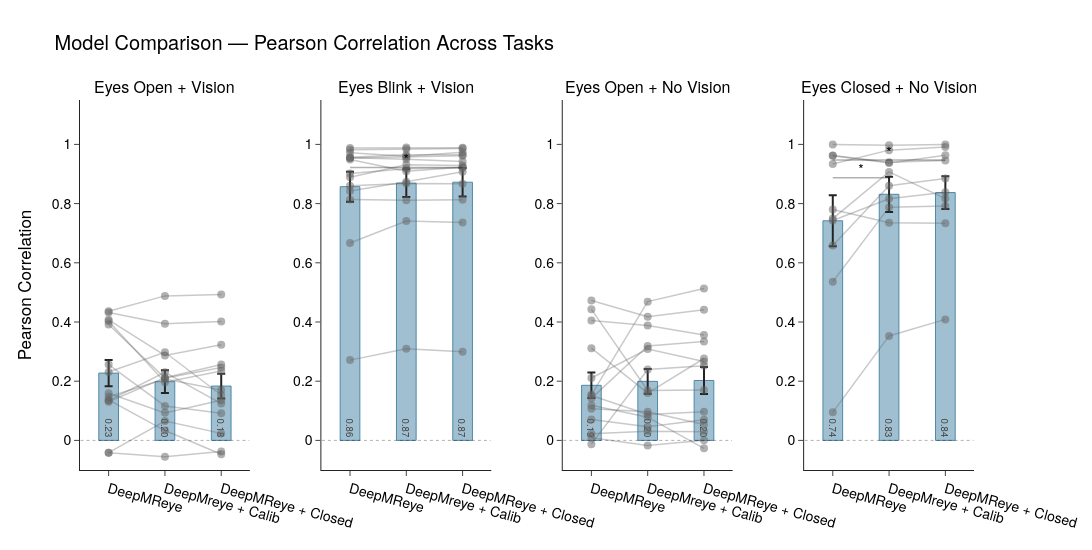

The code cell stored with this chart in its notebook:
### Code cell
import plotly.graph_objects as go
from plotly.subplots import make_subplots
import numpy as np

model_order = ["pretrained", "calib", "closed"]
x_positions = [0, 1, 2]
bar_width = 0.35
bar_color = 'rgba(66, 129, 164, 0.5)'

task_titles = {
    "task_1": "Eyes Open + Vision",
    "task_2": "Eyes Blink + Vision",
    "task_3": "Eyes Open + No Vision",
    "task_4": "Eyes Closed + No Vision"
}

model_name_map = {
    "pretrained": "DeepMReye",
    "closed": "DeepMReye + Closed", 
    "calib": "DeepMreye + Calib"
}

task_list = list(task_titles.keys())
n_tasks = len(task_list)

fig = make_subplots(
    rows=1, cols=n_tasks,
    subplot_titles=[task_titles[t] for t in task_list],
    horizontal_spacing=0.08
)

for col, task in enumerate(task_list, start=1):

    subset = df_accuracies[df_accuracies["task"] == task]

    df_pivot = subset.pivot_table(
        index="subject", columns="model", values="corr"
    )[model_order].dropna()

    means = df_pivot.mean()
    stderrs = df_pivot.sem()

    # Bars
    fig.add_trace(go.Bar(
        x=x_positions,
        y=means[model_order].values,
        error_y=dict(type='data', array=stderrs[model_order].values),
        text=[f"{v:.2f}" for v in means[model_order].values],
        textposition="inside",
        insidetextanchor="start",
        marker_color=bar_color,
        marker_line=dict(color=bar_color.replace('0.5', '0.9'), width=1),
        width=bar_width,
        showlegend=False,
    ), row=1, col=col)

    # Subject lines
    for subject, row_data in df_pivot.iterrows():
        fig.add_trace(go.Scatter(
            x=x_positions,
            y=[row_data[m] for m in model_order],
            mode='lines+markers',
            line=dict(color='rgba(100, 100, 100, 0.35)', width=1.5),
            marker=dict(size=8, color='rgba(100, 100, 100, 0.5)'),
            showlegend=False,
        ), row=1, col=col)

    # Significance markers
    sig_df_corr["task"] = sig_df_corr["task"].apply(lambda x: x[0] if isinstance(x, tuple) else x)
    pair_count = 0
    for m1_i in range(len(model_order)):
        for m2_i in range(m1_i + 1, len(model_order)):
            model_a = model_order[m1_i]
            model_b = model_order[m2_i]

            sig_row = sig_df_corr[
                (sig_df_corr.task == task) &
                (
                    ((sig_df_corr.model_a == model_a) & (sig_df_corr.model_b == model_b)) |
                    ((sig_df_corr.model_a == model_b) & (sig_df_corr.model_b == model_a))
                )
            ]

            if not sig_row.empty and sig_row.iloc[0].p_value < 0.05:
                max_y = means[model_order].max()
                line_y = max_y + 0.05 + pair_count * 0.06  # scaled for 0-1 range

                fig.add_shape(
                    type="line",
                    x0=x_positions[m1_i],
                    x1=x_positions[m2_i],
                    y0=line_y, y1=line_y,
                    line=dict(color="black", width=1.5),
                    row=1, col=col
                )
                fig.add_trace(go.Scatter(
                    x=[(x_positions[m1_i] + x_positions[m2_i]) / 2],
                    y=[line_y + 0.02],
                    text=["*"],
                    mode="text",
                    showlegend=False
                ), row=1, col=col)

                pair_count += 1

    fig.update_yaxes(
        range=[-0.1, 1.15],
        title_text="Pearson Correlation" if col == 1 else "",
        row=1, col=col
    )
    fig.update_xaxes(
        tickvals=x_positions,
        ticktext=[model_name_map[m] for m in model_order],
        tickangle=15,
        row=1, col=col
    )

    # Chance line at r=0
    fig.add_shape(
        type="line",
        x0=-0.5, x1=len(model_order) - 0.5,
        y0=0, y1=0,
        line=dict(color="black", width=1, dash="dot"),
        row=1, col=col
    )

fig.update_layout(
    height=550,
    width=300 * n_tasks + 100,
    title_text="Model Comparison — Pearson Correlation Across Tasks",
    template="simple_white",
    showlegend=False,
    font=dict(family="Helvetica Neue", size=14, color="black"),
)

fig.show()

### Figure 1 — Plotly figure (JSON) as saved in the notebook; plotly's stock layout.template omitted (floating-point values rounded to 4 significant figures)
{"data": [{"error_y": {"array": [0.04438, 0.03841, 0.04175], "type": "data"}, "insidetextanchor": "start", "marker": {"color": "rgba(66, 129, 164, 0.5)", "line": {"color": "rgba(66, 129, 164, 0.9)", "width": 1}}, "showlegend": false, "text": ["0.23", "0.20", "0.18"], "textposition": "inside", "type": "bar", "width": 0.35, "x": [0, 1, 2], "xaxis": "x", "y": [0.2274, 0.1983, 0.1836], "yaxis": "y"}, {"line": {"color": "rgba(100, 100, 100, 0.35)", "width": 1.5}, "marker": {"color": "rgba(100, 100, 100, 0.5)", "size": 8}, "mode": "lines+markers", "showlegend": false, "type": "scatter", "x": [0, 1, 2], "xaxis": "x", "y": [-0.04158, 0.06534, 0.02371], "yaxis": "y"}, {"line": {"color": "rgba(100, 100, 100, 0.35)", "width": 1.5}, "marker": {"color": "rgba(100, 100, 100, 0.5)", "size": 8}, "mode": "lines+markers", "showlegend": false, "type": "scatter", "x": [0, 1, 2], "xaxis": "x", "y": [0.2562, 0.1164, 0.09186], "yaxis": "y"}, {"line": {"color": "rgba(100, 100, 100, 0.35)", "width": 1.5}, "marker": {"color": "rgba(100, 100, 100, 0.5)", "size": 8}, "mode": "lines+markers", "showlegend": false, "type": "scatter", "x": [0, 1, 2], "xaxis": "x", "y": [0.4074, 0.2871, 0.323], "yaxis": "y"}, {"line": {"color": "rgba(100, 100, 100, 0.35)", "width": 1.5}, "marker": {"color": "rgba(100, 100, 100, 0.5)", "size": 8}, "mode": "lines+markers", "showlegend": false, "type": "scatter", "x": [0, 1, 2], "xaxis": "x", "y": [0.1594, 0.093, 0.1356], "yaxis": "y"}, {"line": {"color": "rgba(100, 100, 100, 0.35)", "width": 1.5}, "marker": {"color": "rgba(100, 100, 100, 0.5)", "size": 8}, "mode": "lines+markers", "showlegend": false, "type": "scatter", "x": [0, 1, 2], "xaxis": "x", "y": [0.1305, 0.2119, 0.2563], "yaxis": "y"}, {"line": {"color": "rgba(100, 100, 100, 0.35)", "width": 1.5}, "marker": {"color": "rgba(100, 100, 100, 0.5)", "size": 8}, "mode": "lines+markers", "showlegend": false, "type": "scatter", "x": [0, 1, 2], "xaxis": "x", "y": [0.4322, 0.3943, 0.4019], "yaxis": "y"}, {"line": {"color": "rgba(100, 100, 100, 0.35)", "width": 1.5}, "marker": {"color": "rgba(100, 100, 100, 0.5)", "size": 8}, "mode": "lines+markers", "showlegend": false, "type": "scatter", "x": [0, 1, 2], "xaxis": "x", "y": [0.137, 0.0333, -0.04665], "yaxis": "y"}, {"line": {"color": "rgba(100, 100, 100, 0.35)", "width": 1.5}, "marker": {"color": "rgba(100, 100, 100, 0.5)", "size": 8}, "mode": "lines+markers", "showlegend": false, "type": "scatter", "x": [0, 1, 2], "xaxis": "x", "y": [0.1473, 0.2072, 0.1707], "yaxis": "y"}, {"line": {"color": "rgba(100, 100, 100, 0.35)", "width": 1.5}, "marker": {"color": "rgba(100, 100, 100, 0.5)", "size": 8}, "mode": "lines+markers", "showlegend": false, "type": "scatter", "x": [0, 1, 2], "xaxis": "x", "y": [0.4366, 0.4882, 0.4926], "yaxis": "y"}, {"line": {"color": "rgba(100, 100, 100, 0.35)", "width": 1.5}, "marker": {"color": "rgba(100, 100, 100, 0.5)", "size": 8}, "mode": "lines+markers", "showlegend": false, "type": "scatter", "x": [0, 1, 2], "xaxis": "x", "y": [0.231, 0.2978, 0.1533], "yaxis": "y"}, {"line": {"color": "rgba(100, 100, 100, 0.35)", "width": 1.5}, "marker": {"color": "rgba(100, 100, 100, 0.5)", "size": 8}, "mode": "lines+markers", "showlegend": false, "type": "scatter", "x": [0, 1, 2], "xaxis": "x", "y": [0.3914, 0.2103, 0.2465], "yaxis": "y"}, {"line": {"color": "rgba(100, 100, 100, 0.35)", "width": 1.5}, "marker": {"color": "rgba(100, 100, 100, 0.5)", "size": 8}, "mode": "lines+markers", "showlegend": false, "type": "scatter", "x": [0, 1, 2], "xaxis": "x", "y": [0.1349, 0.2299, 0.1245], "yaxis": "y"}, {"line": {"color": "rgba(100, 100, 100, 0.35)", "width": 1.5}, "marker": {"color": "rgba(100, 100, 100, 0.5)", "size": 8}, "mode": "lines+markers", "showlegend": false, "type": "scatter", "x": [0, 1, 2], "xaxis": "x", "y": [0.4028, 0.1963, 0.2343], "yaxis": "y"}, {"line": {"color": "rgba(100, 100, 100, 0.35)", "width": 1.5}, "marker": {"color": "rgba(100, 100, 100, 0.5)", "size": 8}, "mode": "lines+markers", "showlegend": false, "type": "scatter", "x": [0, 1, 2], "xaxis": "x", "y": [-0.04161, -0.05511, -0.03773], "yaxis": "y"}, {"error_y": {"array": [0.05068, 0.04691, 0.04791], "type": "data"}, "insidetextanchor": "start", "marker": {"color": "rgba(66, 129, 164, 0.5)", "line": {"color": "rgba(66, 129, 164, 0.9)", "width": 1}}, "showlegend": false, "text": ["0.86", "0.87", "0.87"], "textposition": "inside", "type": "bar", "width": 0.35, "x": [0, 1, 2], "xaxis": "x2", "y": [0.8572, 0.8692, 0.8723], "yaxis": "y2"}, {"line": {"color": "rgba(100, 100, 100, 0.35)", "width": 1.5}, "marker": {"color": "rgba(100, 100, 100, 0.5)", "size": 8}, "mode": "lines+markers", "showlegend": false, "type": "scatter", "x": [0, 1, 2], "xaxis": "x2", "y": [0.8138, 0.8113, 0.8129], "yaxis": "y2"}, {"line": {"color": "rgba(100, 100, 100, 0.35)", "width": 1.5}, "marker": {"color": "rgba(100, 100, 100, 0.5)", "size": 8}, "mode": "lines+markers", "showlegend": false, "type": "scatter", "x": [0, 1, 2], "xaxis": "x2", "y": [0.9543, 0.9568, 0.9616], "yaxis": "y2"}, {"line": {"color": "rgba(100, 100, 100, 0.35)", "width": 1.5}, "marker": {"color": "rgba(100, 100, 100, 0.5)", "size": 8}, "mode": "lines+markers", "showlegend": false, "type": "scatter", "x": [0, 1, 2], "xaxis": "x2", "y": [0.9013, 0.9178, 0.9213], "yaxis": "y2"}, {"line": {"color": "rgba(100, 100, 100, 0.35)", "width": 1.5}, "marker": {"color": "rgba(100, 100, 100, 0.5)", "size": 8}, "mode": "lines+markers", "showlegend": false, "type": "scatter", "x": [0, 1, 2], "xaxis": "x2", "y": [0.9719, 0.9603, 0.9736], "yaxis": "y2"}, {"line": {"color": "rgba(100, 100, 100, 0.35)", "width": 1.5}, "marker": {"color": "rgba(100, 100, 100, 0.5)", "size": 8}, "mode": "lines+markers", "showlegend": false, "type": "scatter", "x": [0, 1, 2], "xaxis": "x2", "y": [0.8429, 0.8741, 0.9079], "yaxis": "y2"}, {"line": {"color": "rgba(100, 100, 100, 0.35)", "width": 1.5}, "marker": {"color": "rgba(100, 100, 100, 0.5)", "size": 8}, "mode": "lines+markers", "showlegend": false, "type": "scatter", "x": [0, 1, 2], "xaxis": "x2", "y": [0.2712, 0.3094, 0.2996], "yaxis": "y2"}, {"line": {"color": "rgba(100, 100, 100, 0.35)", "width": 1.5}, "marker": {"color": "rgba(100, 100, 100, 0.5)", "size": 8}, "mode": "lines+markers", "showlegend": false, "type": "scatter", "x": [0, 1, 2], "xaxis": "x2", "y": [0.8601, 0.8676, 0.8667], "yaxis": "y2"}, {"line": {"color": "rgba(100, 100, 100, 0.35)", "width": 1.5}, "marker": {"color": "rgba(100, 100, 100, 0.5)", "size": 8}, "mode": "lines+markers", "showlegend": false, "type": "scatter", "x": [0, 1, 2], "xaxis": "x2", "y": [0.6669, 0.7409, 0.7361], "yaxis": "y2"}, {"line": {"color": "rgba(100, 100, 100, 0.35)", "width": 1.5}, "marker": {"color": "rgba(100, 100, 100, 0.5)", "size": 8}, "mode": "lines+markers", "showlegend": false, "type": "scatter", "x": [0, 1, 2], "xaxis": "x2", "y": [0.8889, 0.9315, 0.9283], "yaxis": "y2"}, {"line": {"color": "rgba(100, 100, 100, 0.35)", "width": 1.5}, "marker": {"color": "rgba(100, 100, 100, 0.5)", "size": 8}, "mode": "lines+markers", "showlegend": false, "type": "scatter", "x": [0, 1, 2], "xaxis": "x2", "y": [0.9487, 0.9097, 0.9226], "yaxis": "y2"}, {"line": {"color": "rgba(100, 100, 100, 0.35)", "width": 1.5}, "marker": {"color": "rgba(100, 100, 100, 0.5)", "size": 8}, "mode": "lines+markers", "showlegend": false, "type": "scatter", "x": [0, 1, 2], "xaxis": "x2", "y": [0.9545, 0.9501, 0.9419], "yaxis": "y2"}, {"line": {"color": "rgba(100, 100, 100, 0.35)", "width": 1.5}, "marker": {"color": "rgba(100, 100, 100, 0.5)", "size": 8}, "mode": "lines+markers", "showlegend": false, "type": "scatter", "x": [0, 1, 2], "xaxis": "x2", "y": [0.9563, 0.9649, 0.9648], "yaxis": "y2"}, {"line": {"color": "rgba(100, 100, 100, 0.35)", "width": 1.5}, "marker": {"color": "rgba(100, 100, 100, 0.5)", "size": 8}, "mode": "lines+markers", "showlegend": false, "type": "scatter", "x": [0, 1, 2], "xaxis": "x2", "y": [0.9876, 0.9893, 0.989], "yaxis": "y2"}, {"line": {"color": "rgba(100, 100, 100, 0.35)", "width": 1.5}, "marker": {"color": "rgba(100, 100, 100, 0.5)", "size": 8}, "mode": "lines+markers", "showlegend": false, "type": "scatter", "x": [0, 1, 2], "xaxis": "x2", "y": [0.9822, 0.9848, 0.986], "yaxis": "y2"}, {"mode": "text", "showlegend": false, "text": ["*"], "type": "scatter", "x": [1], "xaxis": "x2", "y": [0.9423], "yaxis": "y2"}, {"error_y": {"array": [0.04312, 0.04212, 0.04583], "type": "data"}, "insidetextanchor": "start", "marker": {"color": "rgba(66, 129, 164, 0.5)", "line": {"color": "rgba(66, 129, 164, 0.9)", "width": 1}}, "showlegend": false, "text": ["0.19", "0.20", "0.20"], "textposition": "inside", "type": "bar", "width": 0.35, "x": [0, 1, 2], "xaxis": "x3", "y": [0.1861, 0.1995, 0.2025], "yaxis": "y3"}, {"line": {"color": "rgba(100, 100, 100, 0.35)", "width": 1.5}, "marker": {"color": "rgba(100, 100, 100, 0.5)", "size": 8}, "mode": "lines+markers", "showlegend": false, "type": "scatter", "x": [0, 1, 2], "xaxis": "x3", "y": [0.07052, 0.04636, 0.06984], "yaxis": "y3"}, {"line": {"color": "rgba(100, 100, 100, 0.35)", "width": 1.5}, "marker": {"color": "rgba(100, 100, 100, 0.5)", "size": 8}, "mode": "lines+markers", "showlegend": false, "type": "scatter", "x": [0, 1, 2], "xaxis": "x3", "y": [0.4725, 0.4177, 0.4417], "yaxis": "y3"}, {"line": {"color": "rgba(100, 100, 100, 0.35)", "width": 1.5}, "marker": {"color": "rgba(100, 100, 100, 0.5)", "size": 8}, "mode": "lines+markers", "showlegend": false, "type": "scatter", "x": [0, 1, 2], "xaxis": "x3", "y": [0.4051, 0.3883, 0.356], "yaxis": "y3"}, {"line": {"color": "rgba(100, 100, 100, 0.35)", "width": 1.5}, "marker": {"color": "rgba(100, 100, 100, 0.5)", "size": 8}, "mode": "lines+markers", "showlegend": false, "type": "scatter", "x": [0, 1, 2], "xaxis": "x3", "y": [0.1184, 0.07835, -0.02694], "yaxis": "y3"}, {"line": {"color": "rgba(100, 100, 100, 0.35)", "width": 1.5}, "marker": {"color": "rgba(100, 100, 100, 0.5)", "size": 8}, "mode": "lines+markers", "showlegend": false, "type": "scatter", "x": [0, 1, 2], "xaxis": "x3", "y": [-0.01266, 0.2395, 0.2521], "yaxis": "y3"}, {"line": {"color": "rgba(100, 100, 100, 0.35)", "width": 1.5}, "marker": {"color": "rgba(100, 100, 100, 0.5)", "size": 8}, "mode": "lines+markers", "showlegend": false, "type": "scatter", "x": [0, 1, 2], "xaxis": "x3", "y": [0.2109, 0.3089, 0.2666], "yaxis": "y3"}, {"line": {"color": "rgba(100, 100, 100, 0.35)", "width": 1.5}, "marker": {"color": "rgba(100, 100, 100, 0.5)", "size": 8}, "mode": "lines+markers", "showlegend": false, "type": "scatter", "x": [0, 1, 2], "xaxis": "x3", "y": [0.142, 0.3189, 0.3342], "yaxis": "y3"}, {"line": {"color": "rgba(100, 100, 100, 0.35)", "width": 1.5}, "marker": {"color": "rgba(100, 100, 100, 0.5)", "size": 8}, "mode": "lines+markers", "showlegend": false, "type": "scatter", "x": [0, 1, 2], "xaxis": "x3", "y": [0.008616, -0.0171, 0.0002126], "yaxis": "y3"}, {"line": {"color": "rgba(100, 100, 100, 0.35)", "width": 1.5}, "marker": {"color": "rgba(100, 100, 100, 0.5)", "size": 8}, "mode": "lines+markers", "showlegend": false, "type": "scatter", "x": [0, 1, 2], "xaxis": "x3", "y": [0.154, 0.4688, 0.5135], "yaxis": "y3"}, {"line": {"color": "rgba(100, 100, 100, 0.35)", "width": 1.5}, "marker": {"color": "rgba(100, 100, 100, 0.5)", "size": 8}, "mode": "lines+markers", "showlegend": false, "type": "scatter", "x": [0, 1, 2], "xaxis": "x3", "y": [0.1073, 0.09644, 0.05402], "yaxis": "y3"}, {"line": {"color": "rgba(100, 100, 100, 0.35)", "width": 1.5}, "marker": {"color": "rgba(100, 100, 100, 0.5)", "size": 8}, "mode": "lines+markers", "showlegend": false, "type": "scatter", "x": [0, 1, 2], "xaxis": "x3", "y": [0.3116, 0.1601, 0.2766], "yaxis": "y3"}, {"line": {"color": "rgba(100, 100, 100, 0.35)", "width": 1.5}, "marker": {"color": "rgba(100, 100, 100, 0.5)", "size": 8}, "mode": "lines+markers", "showlegend": false, "type": "scatter", "x": [0, 1, 2], "xaxis": "x3", "y": [0.1518, 0.0875, 0.09721], "yaxis": "y3"}, {"line": {"color": "rgba(100, 100, 100, 0.35)", "width": 1.5}, "marker": {"color": "rgba(100, 100, 100, 0.5)", "size": 8}, "mode": "lines+markers", "showlegend": false, "type": "scatter", "x": [0, 1, 2], "xaxis": "x3", "y": [0.4428, 0.1685, 0.1701], "yaxis": "y3"}, {"line": {"color": "rgba(100, 100, 100, 0.35)", "width": 1.5}, "marker": {"color": "rgba(100, 100, 100, 0.5)", "size": 8}, "mode": "lines+markers", "showlegend": false, "type": "scatter", "x": [0, 1, 2], "xaxis": "x3", "y": [0.02213, 0.03064, 0.02944], "yaxis": "y3"}, {"error_y": {"array": [0.08627, 0.05955, 0.05545], "type": "data"}, "insidetextanchor": "start", "marker": {"color": "rgba(66, 129, 164, 0.5)", "line": {"color": "rgba(66, 129, 164, 0.9)", "width": 1}}, "showlegend": false, "text": ["0.74", "0.83", "0.84"], "textposition": "inside", "type": "bar", "width": 0.35, "x": [0, 1, 2], "xaxis": "x4", "y": [0.7419, 0.8315, 0.8373], "yaxis": "y4"}, {"line": {"color": "rgba(100, 100, 100, 0.35)", "width": 1.5}, "marker": {"color": "rgba(100, 100, 100, 0.5)", "size": 8}, "mode": "lines+markers", "showlegend": false, "type": "scatter", "x": [0, 1, 2], "xaxis": "x4", "y": [0.7798, 0.7356, 0.7332], "yaxis": "y4"}, {"line": {"color": "rgba(100, 100, 100, 0.35)", "width": 1.5}, "marker": {"color": "rgba(100, 100, 100, 0.5)", "size": 8}, "mode": "lines+markers", "showlegend": false, "type": "scatter", "x": [0, 1, 2], "xaxis": "x4", "y": [1.0, 0.9968, 0.9994], "yaxis": "y4"}, {"line": {"color": "rgba(100, 100, 100, 0.35)", "width": 1.5}, "marker": {"color": "rgba(100, 100, 100, 0.5)", "size": 8}, "mode": "lines+markers", "showlegend": false, "type": "scatter", "x": [0, 1, 2], "xaxis": "x4", "y": [0.934, 0.9806, 0.991], "yaxis": "y4"}, {"line": {"color": "rgba(100, 100, 100, 0.35)", "width": 1.5}, "marker": {"color": "rgba(100, 100, 100, 0.5)", "size": 8}, "mode": "lines+markers", "showlegend": false, "type": "scatter", "x": [0, 1, 2], "xaxis": "x4", "y": [0.9624, 0.9396, 0.946], "yaxis": "y4"}, {"line": {"color": "rgba(100, 100, 100, 0.35)", "width": 1.5}, "marker": {"color": "rgba(100, 100, 100, 0.5)", "size": 8}, "mode": "lines+markers", "showlegend": false, "type": "scatter", "x": [0, 1, 2], "xaxis": "x4", "y": [0.09475, 0.353, 0.4088], "yaxis": "y4"}, {"line": {"color": "rgba(100, 100, 100, 0.35)", "width": 1.5}, "marker": {"color": "rgba(100, 100, 100, 0.5)", "size": 8}, "mode": "lines+markers", "showlegend": false, "type": "scatter", "x": [0, 1, 2], "xaxis": "x4", "y": [0.7493, 0.907, 0.8169], "yaxis": "y4"}, {"line": {"color": "rgba(100, 100, 100, 0.35)", "width": 1.5}, "marker": {"color": "rgba(100, 100, 100, 0.5)", "size": 8}, "mode": "lines+markers", "showlegend": false, "type": "scatter", "x": [0, 1, 2], "xaxis": "x4", "y": [0.6586, 0.8606, 0.8851], "yaxis": "y4"}, {"line": {"color": "rgba(100, 100, 100, 0.35)", "width": 1.5}, "marker": {"color": "rgba(100, 100, 100, 0.5)", "size": 8}, "mode": "lines+markers", "showlegend": false, "type": "scatter", "x": [0, 1, 2], "xaxis": "x4", "y": [0.7429, 0.8165, 0.8385], "yaxis": "y4"}, {"line": {"color": "rgba(100, 100, 100, 0.35)", "width": 1.5}, "marker": {"color": "rgba(100, 100, 100, 0.5)", "size": 8}, "mode": "lines+markers", "showlegend": false, "type": "scatter", "x": [0, 1, 2], "xaxis": "x4", "y": [0.5362, 0.788, 0.7915], "yaxis": "y4"}, {"line": {"color": "rgba(100, 100, 100, 0.35)", "width": 1.5}, "marker": {"color": "rgba(100, 100, 100, 0.5)", "size": 8}, "mode": "lines+markers", "showlegend": false, "type": "scatter", "x": [0, 1, 2], "xaxis": "x4", "y": [0.9615, 0.937, 0.9631], "yaxis": "y4"}, {"mode": "text", "showlegend": false, "text": ["*"], "type": "scatter", "x": [0.5], "xaxis": "x4", "y": [0.9073], "yaxis": "y4"}, {"mode": "text", "showlegend": false, "text": ["*"], "type": "scatter", "x": [1], "xaxis": "x4", "y": [0.9673], "yaxis": "y4"}], "layout": {"annotations": [{"font": {"size": 16}, "showarrow": false, "text": "Eyes Open + Vision", "x": 0.095, "xanchor": "center", "xref": "paper", "y": 1, "yanchor": "bottom", "yref": "paper"}, {"font": {"size": 16}, "showarrow": false, "text": "Eyes Blink + Vision", "x": 0.365, "xanchor": "center", "xref": "paper", "y": 1, "yanchor": "bottom", "yref": "paper"}, {"font": {"size": 16}, "showarrow": false, "text": "Eyes Open + No Vision", "x": 0.635, "xanchor": "center", "xref": "paper", "y": 1, "yanchor": "bottom", "yref": "paper"}, {"font": {"size": 16}, "showarrow": false, "text": "Eyes Closed + No Vision", "x": 0.905, "xanchor": "center", "xref": "paper", "y": 1, "yanchor": "bottom", "yref": "paper"}], "font": {"color": "black", "family": "Helvetica Neue", "size": 14}, "height": 550, "shapes": [{"line": {"color": "black", "dash": "dot", "width": 1}, "type": "line", "x0": -0.5, "x1": 2.5, "xref": "x", "y0": 0, "y1": 0, "yref": "y"}, {"line": {"color": "black", "width": 1.5}, "type": "line", "x0": 0, "x1": 2, "xref": "x2", "y0": 0.9223, "y1": 0.9223, "yref": "y2"}, {"line": {"color": "black", "dash": "dot", "width": 1}, "type": "line", "x0": -0.5, "x1": 2.5, "xref": "x2", "y0": 0, "y1": 0, "yref": "y2"}, {"line": {"color": "black", "dash": "dot", "width": 1}, "type": "line", "x0": -0.5, "x1": 2.5, "xref": "x3", "y0": 0, "y1": 0, "yref": "y3"}, {"line": {"color": "black", "width": 1.5}, "type": "line", "x0": 0, "x1": 1, "xref": "x4", "y0": 0.8873, "y1": 0.8873, "yref": "y4"}, {"line": {"color": "black", "width": 1.5}, "type": "line", "x0": 0, "x1": 2, "xref": "x4", "y0": 0.9473, "y1": 0.9473, "yref": "y4"}, {"line": {"color": "black", "dash": "dot", "width": 1}, "type": "line", "x0": -0.5, "x1": 2.5, "xref": "x4", "y0": 0, "y1": 0, "yref": "y4"}], "showlegend": false, "title": {"text": "Model Comparison — Pearson Correlation Across Tasks"}, "width": 1300, "xaxis": {"anchor": "y", "domain": [0, 0.19], "tickangle": 15, "ticktext": ["DeepMReye", "DeepMreye + Calib", "DeepMReye + Closed"], "tickvals": [0, 1, 2]}, "xaxis2": {"anchor": "y2", "domain": [0.27, 0.46], "tickangle": 15, "ticktext": ["DeepMReye", "DeepMreye + Calib", "DeepMReye + Closed"], "tickvals": [0, 1, 2]}, "xaxis3": {"anchor": "y3", "domain": [0.54, 0.73], "tickangle": 15, "ticktext": ["DeepMReye", "DeepMreye + Calib", "DeepMReye + Closed"], "tickvals": [0, 1, 2]}, "xaxis4": {"anchor": "y4", "domain": [0.81, 1], "tickangle": 15, "ticktext": ["DeepMReye", "DeepMreye + Calib", "DeepMReye + Closed"], "tickvals": [0, 1, 2]}, "yaxis": {"anchor": "x", "domain": [0, 1], "range": [-0.1, 1.15], "title": {"text": "Pearson Correlation"}}, "yaxis2": {"anchor": "x2", "domain": [0, 1], "range": [-0.1, 1.15], "title": {"text": ""}}, "yaxis3": {"anchor": "x3", "domain": [0, 1], "range": [-0.1, 1.15], "title": {"text": ""}}, "yaxis4": {"anchor": "x4", "domain": [0, 1], "range": [-0.1, 1.15], "title": {"text": ""}}}}
